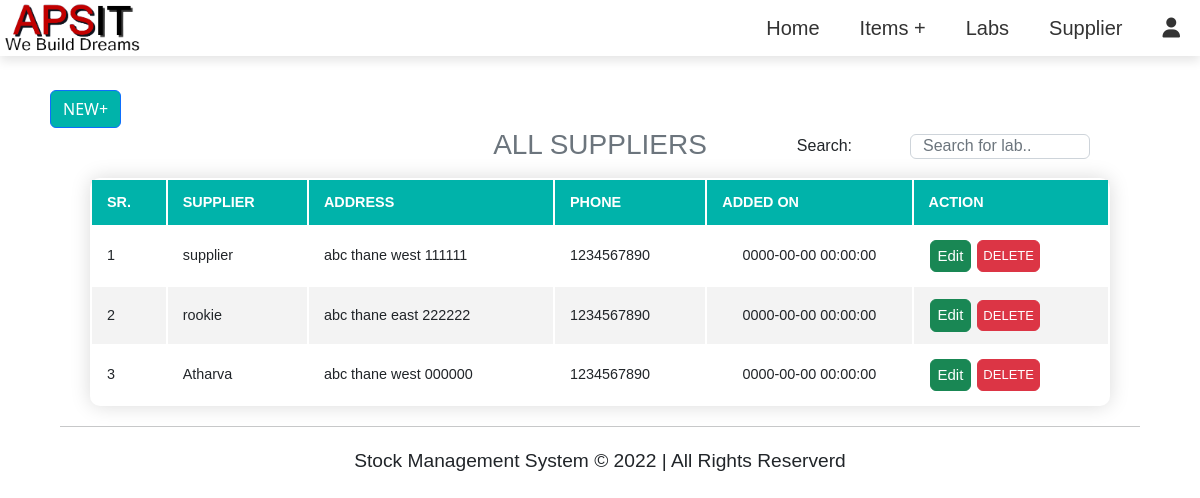
The app's page /supplier.php, older data.
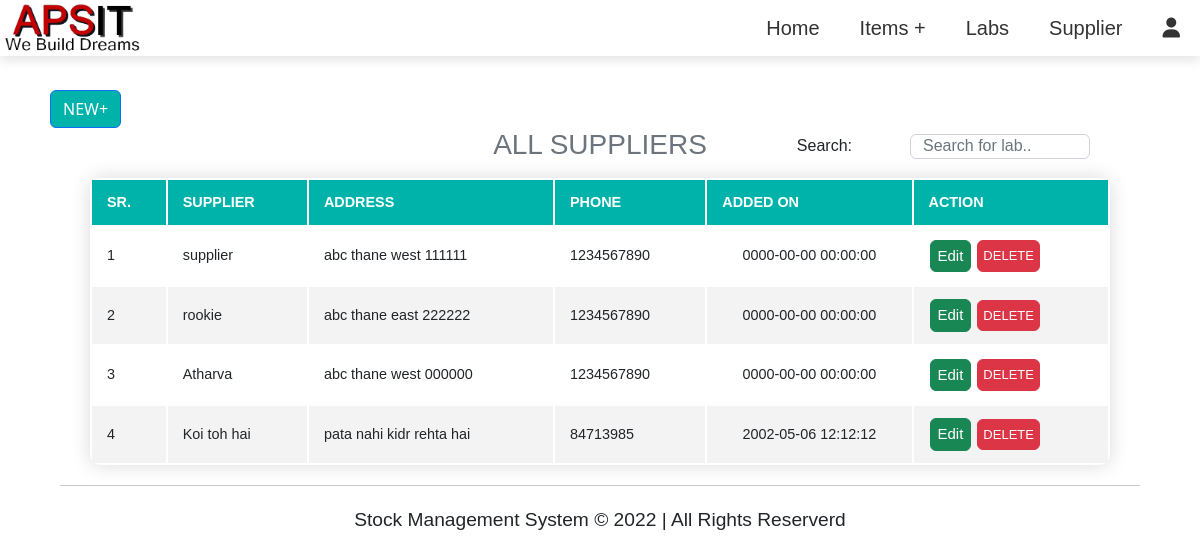
The same page, newer data.
### tables this page shows
CREATE TABLE `supplier` (
  `supplier_id` int(11) NOT NULL,
  `supplier_name` varchar(200) NOT NULL,
  `supplier_add` varchar(200) NOT NULL,
  `supplier_phone` int(11) NOT NULL,
  `added_on` datetime NOT NULL DEFAULT '0000-00-00 00:00:00' ON UPDATE current_timestamp()
);

### supplier.php (the view, shortened to what this page needs)
<?php
require_once 'db_connect.php';
require_once 'include/header.php'
?>
<button type="button" class="btn btn-primary" data-bs-toggle="modal" data-bs-target="#addSupplierModal"
    style=" margin-left: 50px; background-color: #00b3aa;">NEW&plus;</button>
<h3 class="text-muted text-center" style="margin-bottom: 10px;">ALL SUPPLIERS</h3>
<div class="mb-3">
    <input type="text" class="form-control supplier-search" id="search" onkeyup="tableSearch()"
        placeholder="Search for lab.." style="width: 15%; height: 25px; float: right; margin: -38px 110px 5px 3px;">
    <label class="form-label search-label" style="float: right; margin: -38px 348px 5px 1px;">Search: </label>
</div>
<table class="content-table" id="tableData" style="border-collapse: separate;">
    <thead>
        <tr>
            <th>SR.</th>
            <th>SUPPLIER</th>
            <th>ADDRESS</th>
            <th>PHONE</th>
            <th>ADDED ON</th>
            <th>ACTION</th>
        </tr>
    </thead>
    <tbody>
        <?php
        $sql1 = "SELECT * FROM `supplier`";
        $sql_run1 = mysqli_query($conn, $sql1);
        $i = 1;
        if (mysqli_num_rows($sql_run1) > 0) {
            foreach ($sql_run1 as $supplier) {
        ?>
        <tr>
            <td><?= $i ?></td>
            <td><?= $supplier['supplier_name'] ?></td>
            <td><?= $supplier['supplier_add'] ?></td>
            <td><?= $supplier['supplier_phone'] ?></td>
            <td style="padding: 8px; text-align: center;"><?= $supplier['added_on'] ?></td>
            <td>
                <button type="button" class="btn btn-success" data-bs-toggle="modal"
                    data-bs-target="#editSupplierModal<?php echo $supplier['supplier_id']; ?>"
                    style=" margin: 0px 1px; padding: 4px 7px; font-size: 15px;">Edit</button>
                <button type="button" class="btn btn-danger" data-bs-toggle="modal"
                    data-bs-target="#deleteSupplierModal<?php echo $supplier['supplier_id']; ?>"
                    style=" margin: 1px; padding: 5px; font-size: 13px;">DELETE</button>
            </td>
        </tr>
        <?php
                $i++;
            }
        }
        ?>
    </tbody>
</table>
<?php
include 'include/footer.php';
?>
</body>
</html>

### include/header.php (shortened to what this page needs)
<?php
$srole = $_SESSION['user'];
?>
<!DOCTYPE html>
<html lang="en">
<head>
    <link rel="stylesheet" href="css/bootstrap.css">
    <link rel="stylesheet" href="css/style.css">
</head>
<body>
    <div style="margin: 90px;">
        <header>
            <img src="./images/logo3.png" alt="Logo" class="site-logo">
            <nav class="navnavnav">
                <ul>
                    <li><a href="./home.php">Home</a></li>
                    <li><a href="#">Items &plus;</a>
                    </li>
                    <li><a href="./lab.php">Labs</a></li>
                    <li><a href="./supplier.php">Supplier</a></li>
                    <li><a href="card.php"><i class="fa-solid fa-user"></i><?php echo " " . $srole; ?></a>
                    </li>
            </nav>
        </header>
    </div>

### include/footer.php
<hr style="margin: auto; width: 90%;">
<footer style="margin-top: 20px; margin-bottom: 15px; margin-left: auto; margin-right: auto; text-align: center; font-size: larger;">
    Stock Management System © 2022 | All Rights Reserverd
</footer>

### css/style.css (style rules this page uses)
* { margin: 0; padding: 0; box-sizing: border-box; font-family: sans-serif; text-decoration: none; }
body { min-height: 100vh; background-size: cover; background-position: center; }
header { position: fixed; top: 0; left: 0; right: 0; background: #ffffff; box-shadow: 0 5px 10px rgba(0, 0, 0, 0.1); display: flex; align-items: center; justify-content: space-between; z-index: 1000; }
header .site-logo { height: 50px; margin-left: 1px; }
header .navnavnav { list-style: none; }
header .navnavnav ul { list-style: none; }
header .navnavnav ul li { position: relative; float: left; }
header .navnavnav ul li a { text-decoration: none; font-size: 20px; padding: 13px 20px; color: #333; display: block; }
.content-table { margin-bottom: 20px; width: 85%; border-radius: 10px; margin-left: auto; margin-right: auto; font-size: 0.9em; min-width: 400px; box-shadow: 0 0 20px rgba(0, 0, 0, 0.15); }
.content-table thead tr { background-color: #00b3aa; color: #ffffff; text-align: left; font-weight: bold; }
.content-table th, .content-table td { padding: 12px 15px; }
.content-table tbody tr { border-bottom: 1px solid #dddddd; }
.content-table tbody tr:nth-of-type(even) { background-color: #f3f3f3; }
.content-table tbody tr:last-of-type { border-bottom: 2px solid #00b3aa; }

Row changes from the older to the newer data that the page shows:
added supplier: supplier_name "Koi toh hai", supplier_add "pata nahi kidr rehta hai", supplier_phone "84713985", added_on "2002-05-06 12:12:12"
